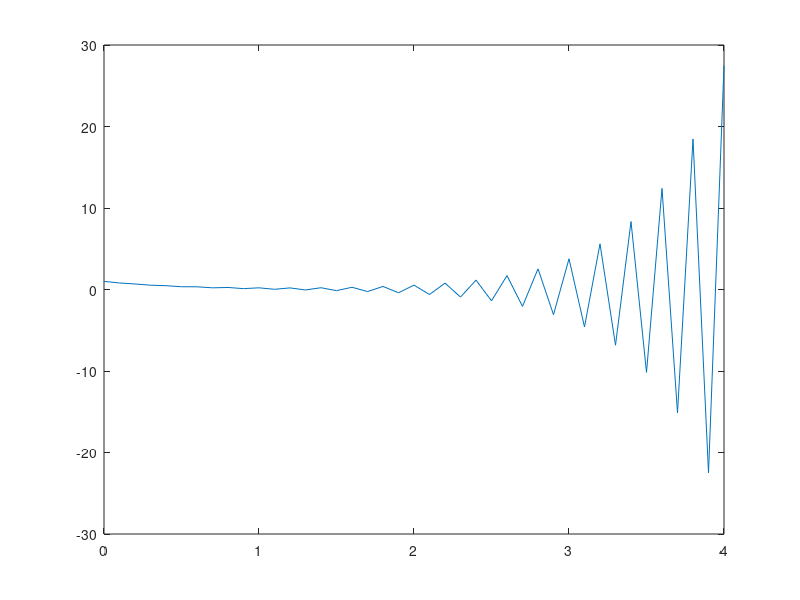

MATLAB code to generate this figure:
# L5Z2  metoda Nystroma

# y(n+1) = y(n-1) + 2 * h * f(t(n), y(n))

clear;
clc;

f = @(t, y) -2 * y;
T = 4;
h = 0.1;
t = 0:h:T;
y = zeros(size(t));
y(1) = 1;

for n = 1:1
  y(n+1) = y(n) + h * f(t(n), y(n));
end

for n = 2:length(y) - 1
  y(n+1) = y(n-1) + 2 * h * f(t(n), y(n));
end

plot(t,y);
